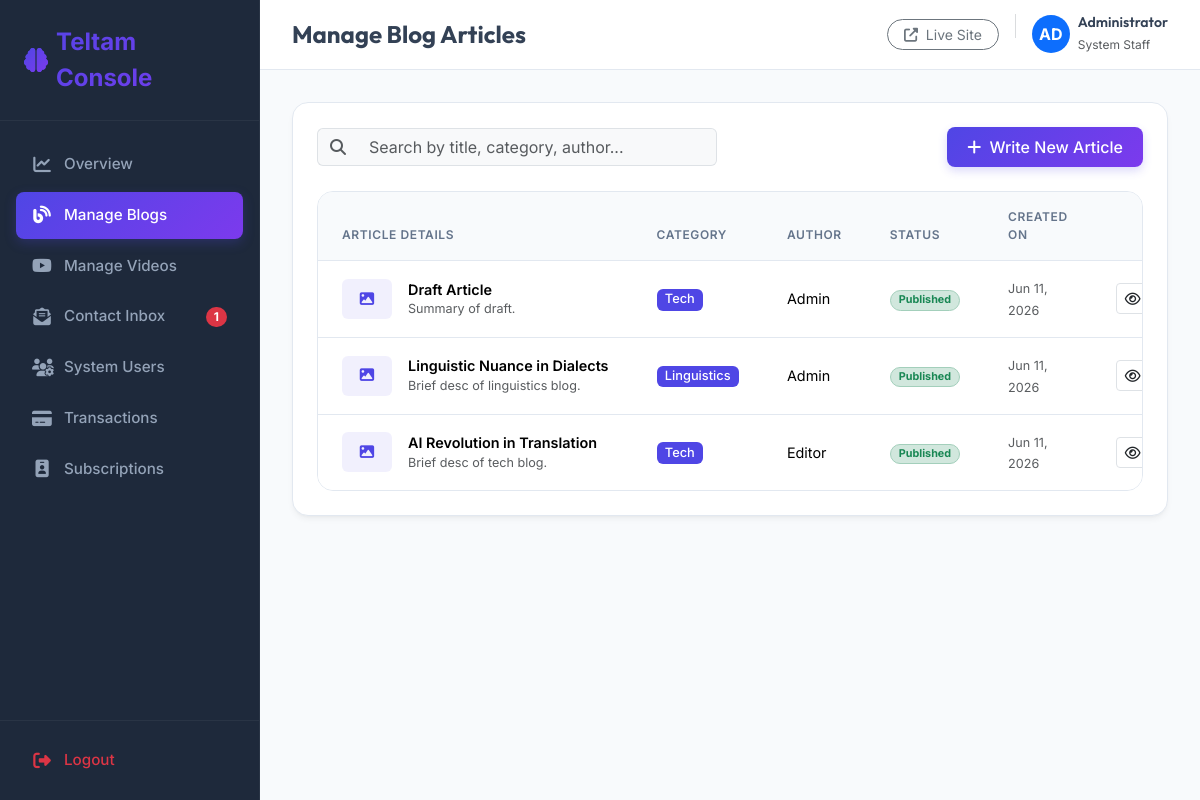
The page /dashboard/blogs/ (signed in) on the database its author committed.
### app/models.py (models this page shows, shortened)
class Blog(models.Model):
    title = models.CharField(max_length=255)
    slug = models.SlugField(max_length=255, unique=True, blank=True)
    category = models.CharField(max_length=100)
    short_description = models.TextField()
    full_content = models.TextField()
    featured_image = models.ImageField(upload_to='blogs/', blank=True, null=True)
    author = models.CharField(max_length=100, default='Admin')
    tags = models.CharField(max_length=255, blank=True, help_text="Comma-separated tags")
    meta_title = models.CharField(max_length=255, blank=True)
    meta_description = models.TextField(blank=True)
    is_published = models.BooleanField(default=False)
    created_date = models.DateTimeField(auto_now_add=True)
    updated_date = models.DateTimeField(auto_now=True)
    class Meta:
        ordering = ['-created_date']

### app/views.py (the view)
# urls.py: path('dashboard/blogs/', views.dashboard_blog_list, name='dashboard_blog_list'),
@staff_member_required(login_url='dashboard_login')
def dashboard_blog_list(request):
    blogs_list = Blog.objects.all()
    q = request.GET.get('q', '').strip()
    if q:
        blogs_list = blogs_list.filter(
            Q(title__icontains=q) |
            Q(category__icontains=q) |
            Q(author__icontains=q)
        )
    paginator = Paginator(blogs_list, 10) # 10 blogs per page
    page_number = request.GET.get('page')
    page_obj = paginator.get_page(page_number)
    context = {
        'page_obj': page_obj,
        'search_query': q,
    }
    return render(request, 'dashboard/blog_list.html', context)

### app/context_processors.py (called while the page is built)
def dashboard_context(request):
    if request.user.is_authenticated and request.user.is_staff:
        return {
            'global_unread_messages_count': Contact.objects.filter(is_read=False).count()
        }
    return {}

### templates/dashboard/blog_list.html (shortened to what this page needs)
{% extends 'dashboard/base.html' %}
{% block header_title %}Manage Blog Articles{% endblock %}
{% block nav_blogs %}active{% endblock %}
{% block content %}
<div class="dashboard-card p-4">
    <div class="d-flex flex-column flex-md-row justify-content-between align-items-md-center gap-3 mb-4">
        <form method="GET" action="{% url 'dashboard_blog_list' %}" class="flex-grow-1" style="max-width: 400px;">
            <div class="input-group">
                <span class="input-group-text bg-light border-end-0 text-muted"><i class="fas fa-search"></i></span>
                <input type="text" name="q" value="{{ search_query }}" class="form-control border-start-0 bg-light shadow-none" placeholder="Search by title, category, author..." style="outline: none;">
            </div>
        </form>
        <a href="{% url 'dashboard_blog_add' %}" class="btn btn-brand-primary">
            <i class="fas fa-plus me-1"></i> Write New Article
        </a>
    </div>
    <div class="table-responsive">
        <table class="table align-middle">
            <thead>
                <tr>
                    <th>Article Details</th>
                    <th>Category</th>
                    <th>Author</th>
                    <th>Status</th>
                    <th>Created On</th>
                    <th class="text-end">Actions</th>
                </tr>
            </thead>
            <tbody>
                {% for blog in page_obj %}
                <tr>
                    <td>
                        <div class="d-flex align-items-center gap-3">
                            {% if blog.featured_image %}
                            <img src="{{ blog.featured_image.url }}" alt="{{ blog.title }}" class="rounded" style="width: 50px; height: 40px; object-fit: cover;">
                            {% else %}
                            <div class="rounded bg-indigo-light d-flex align-items-center justify-content-center" style="width: 50px; height: 40px;">
                                <i class="fas fa-image text-indigo"></i>
                            </div>
                            {% endif %}
                            <div>
                                <span class="fw-semibold text-slate-800 d-block text-truncate" style="max-width: 250px;">{{ blog.title }}</span>
                                <small class="text-muted text-truncate d-block" style="max-width: 250px;">{{ blog.short_description }}</small>
                            </div>
                        </div>
                    </td>
                    <td><span class="badge text-white" style="background-color: #4f46e5 !important; font-weight: 500; font-size: 0.8rem;">{{ blog.category }}</span></td>
                    <td><span class="text-slate-700 font-medium">{{ blog.author }}</span></td>
                    <td>
                        {% if blog.is_published %}
                            <span class="badge bg-success-subtle text-success border border-success-subtle rounded-pill px-2">Published</span>
                        {% else %}
                            <span class="badge bg-warning-subtle text-warning border border-warning-subtle rounded-pill px-2">Draft</span>
                        {% endif %}
                    </td>
                    <td><small class="text-muted">{{ blog.created_date|date:"M d, Y" }}</small></td>
                    <td class="text-end">
                        <div class="d-flex justify-content-end gap-2">
                            {% if blog.is_published %}
                            <a href="{% url 'blog_view' blog.slug %}" target="_blank" class="btn btn-sm btn-outline-light border text-dark bg-white" title="Preview Article">
                                <i class="far fa-eye"></i>
                            </a>
                            {% endif %}
                        </div>
                    </td>
                </tr>
                {% endfor %}
            </tbody>
        </table>
    </div>
</div>
{% endblock %}

### templates/dashboard/base.html (shortened to what this page needs)
{% load static %}
<!DOCTYPE html>
<html lang="en">
<head>
    <link href="https://cdn.jsdelivr.net/npm/bootstrap@5.3.2/dist/css/bootstrap.min.css" rel="stylesheet">
    <link href="https://cdnjs.cloudflare.com/ajax/libs/font-awesome/6.4.2/css/all.min.css" rel="stylesheet">
</head>
<body>
    <div class="sidebar" id="sidebar">
        <div>
            <div class="sidebar-brand d-flex align-items-center gap-2">
                <i class="fas fa-brain fs-4 text-primary" style="background: var(--brand-gradient); -webkit-background-clip: text; -webkit-text-fill-color: transparent;"></i>
                <span class="fw-bold fs-4 text-white">Teltam Console</span>
            </div>
            <ul class="sidebar-menu">
                <li class="sidebar-item {% block nav_home %}{% endblock %}">
                    <a href="{% url 'dashboard_home' %}" class="sidebar-link">
                        <i class="fas fa-chart-line"></i>
                        <span>Overview</span>
                    </a>
                </li>
                <li class="sidebar-item {% block nav_blogs %}{% endblock %}">
                    <a href="{% url 'dashboard_blog_list' %}" class="sidebar-link">
                        <i class="fas fa-blog"></i>
                        <span>Manage Blogs</span>
                    </a>
                </li>
                <li class="sidebar-item {% block nav_videos %}{% endblock %}">
                    <a href="{% url 'dashboard_video_list' %}" class="sidebar-link">
                        <i class="fab fa-youtube"></i>
                        <span>Manage Videos</span>
                    </a>
                </li>
                <li class="sidebar-item {% block nav_contacts %}{% endblock %}">
                    <a href="{% url 'dashboard_contact_list' %}" class="sidebar-link d-flex align-items-center justify-content-between">
                        <div class="d-flex align-items-center">
                            <i class="fas fa-envelope-open-text"></i>
                            <span>Contact Inbox</span>
                        </div>
                        {% if global_unread_messages_count > 0 %}
                            <span class="badge bg-danger rounded-pill px-2 py-1" style="font-size: 0.75rem;">{{ global_unread_messages_count }}</span>
                        {% endif %}
                    </a>
                </li>
                <li class="sidebar-item {% block nav_users %}{% endblock %}">
                    <a href="{% url 'dashboard_user_list' %}" class="sidebar-link">
                        <i class="fas fa-users-cog"></i>
                        <span>System Users</span>
                    </a>
                </li>
                <li class="sidebar-item {% block nav_payments %}{% endblock %}">
                    <a href="{% url 'dashboard_payment_list' %}" class="sidebar-link">
                        <i class="fas fa-credit-card"></i>
                        <span>Transactions</span>
                    </a>
                </li>
                <li class="sidebar-item {% block nav_subscriptions %}{% endblock %}">
                    <a href="{% url 'dashboard_subscription_list' %}" class="sidebar-link">
                        <i class="fas fa-id-badge"></i>
                        <span>Subscriptions</span>
                    </a>
                </li>
            </ul>
        </div>
        <div class="sidebar-footer">
            <a href="{% url 'dashboard_logout' %}" class="sidebar-link text-danger">
                <i class="fas fa-sign-out-alt"></i>
                <span>Logout</span>
            </a>
        </div>
    </div>
    <div class="content-wrapper">
        <header class="topbar">
            <div class="d-flex align-items-center gap-3">
                <h4 class="mb-0 fw-bold text-slate-800">{% block header_title %}Overview{% endblock %}</h4>
            </div>
            <div class="d-flex align-items-center gap-3">
                <a href="{% url 'home' %}" target="_blank" class="btn btn-sm btn-outline-secondary rounded-pill px-3">
                    <i class="fas fa-external-link-alt me-1"></i> Live Site
                </a>
                <div class="d-flex align-items-center gap-2">
                    <div class="rounded-circle bg-primary text-white d-flex align-items-center justify-content-center fw-bold" style="width: 38px; height: 38px;">
                        {{ request.user.first_name|slice:":2"|upper|default:"AD" }}
                    </div>
                    <div class="d-none d-md-block">
                        <h6 class="mb-0 fw-semibold" style="font-size: 0.88rem;">{{ request.user.first_name|default:request.user.username }}</h6>
                        <span class="text-muted" style="font-size: 0.75rem;">System Staff</span>
                    </div>
                </div>
            </div>
        </header>
        <main class="main-content">
            {% include 'sweetalert_messages.html' %}
            <div class="animate-fade-in">
                {% block content %}{% endblock %}
            </div>
        </main>
    </div>
</body>
</html>

### templates/dashboard/base.html (style rules this page uses)
:root { --sidebar-width: 260px; --brand-gradient: linear-gradient(135deg, #4f46e5 0%, #7c3aed 100%); --brand-primary: #4f46e5; --brand-secondary: #7c3aed; --dark-bg: #0f172a; --dark-sidebar-bg: #1e293b; --light-bg: #f8fafc; --border-color: #e2e8f0; --text-main: #334155; --text-muted: #64748b; }
body { font-family: 'Inter', sans-serif; background-color: var(--light-bg); color: var(--text-main); overflow-x: hidden; }
h1, h2, h3, h4, h5, h6, .display-font { font-family: 'Outfit', sans-serif; }
.sidebar { width: var(--sidebar-width); height: 100vh; position: fixed; top: 0; left: 0; background-color: var(--dark-sidebar-bg); z-index: 100; transition: all 0.3s cubic-bezier(0.4, 0, 0.2, 1); border-right: 1px solid rgba(255, 255, 255, 0.05); display: flex; flex-direction: column; justify-content: space-between; }
.sidebar-brand { padding: 1.5rem; border-bottom: 1px solid rgba(255, 255, 255, 0.05); background: var(--brand-gradient); -webkit-background-clip: text; -webkit-text-fill-color: transparent; }
.sidebar-menu { list-style: none; padding: 1rem 0; margin: 0; flex-grow: 1; overflow-y: auto; }
.sidebar-item { margin: 0.25rem 1rem; }
.sidebar-link { display: flex; align-items: center; padding: 0.75rem 1rem; color: #94a3b8; text-decoration: none; border-radius: 8px; font-weight: 500; font-size: 0.95rem; transition: all 0.2s ease; }
.sidebar-link i { margin-right: 0.75rem; font-size: 1.1rem; width: 20px; text-align: center; transition: transform 0.2s ease; }
.sidebar-item.active .sidebar-link { color: #ffffff; background: var(--brand-gradient); box-shadow: 0 4px 12px rgba(79, 70, 229, 0.25); }
.sidebar-footer { padding: 1rem; border-top: 1px solid rgba(255, 255, 255, 0.05); }
.content-wrapper { margin-left: var(--sidebar-width); min-height: 100vh; transition: all 0.3s cubic-bezier(0.4, 0, 0.2, 1); display: flex; flex-direction: column; }
.topbar { height: 70px; background-color: #ffffff; border-bottom: 1px solid var(--border-color); display: flex; align-items: center; justify-content: space-between; padding: 0 2rem; position: sticky; top: 0; z-index: 90; }
.main-content { padding: 2rem; flex-grow: 1; }
.dashboard-card { background: #ffffff; border: 1px solid var(--border-color); border-radius: 16px; box-shadow: 0 4px 6px -1px rgba(0, 0, 0, 0.05), 0 2px 4px -2px rgba(0, 0, 0, 0.05); transition: all 0.3s cubic-bezier(0.4, 0, 0.2, 1); overflow: hidden; }
.bg-indigo-light { background-color: rgba(79, 70, 229, 0.08); color: #4f46e5; }
.table-responsive { background: #ffffff; border: 1px solid var(--border-color); border-radius: 16px; overflow: hidden; }
.table { margin-bottom: 0; }
.table th { background-color: #f8fafc; color: var(--text-muted); font-weight: 600; text-transform: uppercase; font-size: 0.75rem; letter-spacing: 0.05em; padding: 1rem 1.5rem; border-bottom: 1px solid var(--border-color); }
.table td { padding: 1rem 1.5rem; vertical-align: middle; font-size: 0.9rem; border-bottom: 1px solid var(--border-color); }
.table tr:last-child td { border-bottom: none; }
.btn-brand-primary { background: var(--brand-gradient); color: #ffffff; border: none; font-weight: 500; padding: 0.5rem 1.25rem; border-radius: 8px; box-shadow: 0 4px 10px rgba(79, 70, 229, 0.2); transition: all 0.2s ease; }
.animate-fade-in { animation: fadeIn 0.4s ease-out forwards; }

### templates/sweetalert_messages.html (style rules this page uses)
:root { --toast-success-gradient: linear-gradient(135deg, #34d399 0%, #10b981 100%); --toast-error-gradient: linear-gradient(135deg, #f87171 0%, #ef4444 100%); --toast-warning-gradient: linear-gradient(135deg, #fbbf24 0%, #f59e0b 100%); --toast-info-gradient: linear-gradient(135deg, #60a5fa 0%, #3b82f6 100%); --toast-accent-color: #4f46e5; }

### rows shown on the page
Blog: title "Draft Article", short_description "Summary of draft.", category "Tech", author "Admin", is_published "Published", created_date "Jun 11, 2026"
Blog: title "Linguistic Nuance in Dialects", short_description "Brief desc of linguistics blog.", category "Linguistics", author "Admin", is_published "Published", created_date "Jun 11, 2026"
Blog: title "AI Revolution in Translation", short_description "Brief desc of tech blog.", category "Tech", author "Editor", is_published "Published", created_date "Jun 11, 2026"

### other values the page prints
{{ global_unread_messages_count }} "1"
{{ request.user.first_name|slice:":2"|upper|default:"AD" }} "AD"
{{ request.user.first_name|default:request.user.username }} "Administrator"
